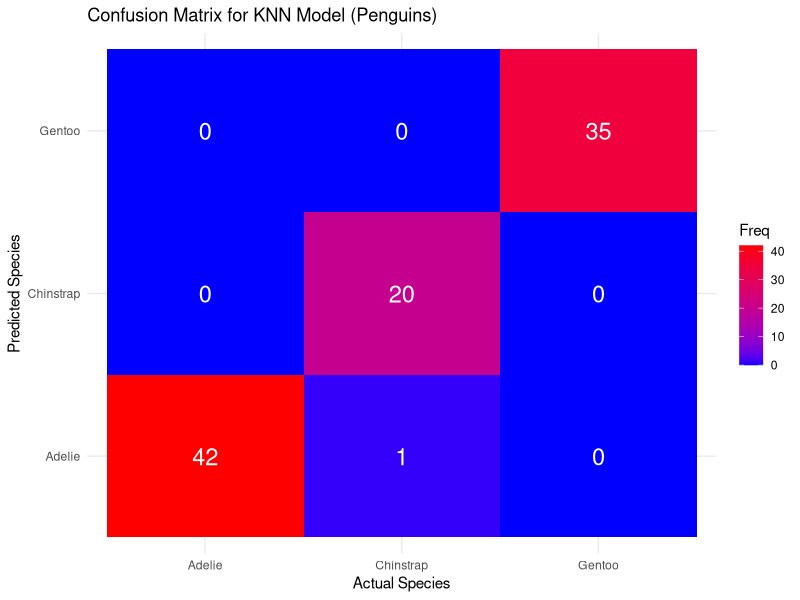

This figure's R source:
## ---- chunk 1
knitr::opts_chunk$set(echo = TRUE)
required_packages <- c("caret", "palmerpenguins", "dplyr", "ggplot2")
new_packages <- required_packages[!required_packages %in% installed.packages()[, "Package"]]
if(length(new_packages) > 0) install.packages(new_packages)
library(caret)
library(palmerpenguins)
library(dplyr)
library(ggplot2)
## ---- chunk 2
data("penguins", package = "palmerpenguins")
penguins_clean <- penguins %>%
  filter(!is.na(species),
         !is.na(bill_length_mm),
         !is.na(bill_depth_mm),
         !is.na(body_mass_g),
         !is.na(sex),
         !is.na(island)) %>%
  mutate(
    species = as.factor(species),
    island = as.factor(island),
    sex = as.factor(sex)
  )

#Quck preview of the cleaned data
head(penguins_clean)
## ---- chunk 3
# One-hot encode categorical variables using caret's dummyVars
dummy_model <- dummyVars("~ .", data = penguins_clean[, -which(names(penguins_clean) == "species")])
penguins_numeric <- as.data.frame(predict(dummy_model, newdata = penguins_clean))

# Standardize the predictors
preProcValues <- preProcess(penguins_numeric, method = c("center", "scale"))
penguins_scaled <- predict(preProcValues, penguins_numeric)

# Final dataset: predictors and target variable
predictors <- penguins_scaled
target <- penguins_clean$species
## ---- chunk 4
set.seed(123)
train_index <- createDataPartition(target, p = 0.7, list = FALSE)
train_predictors <- predictors[train_index,]
test_predictors <- predictors[-train_index,]
train_target <- target[train_index]
test_target <- target[-train_index]
## ---- chunk 5
# Define cross-validation method
fitControl <- trainControl(method = "cv", number = 5)

# Define a grid for tuning the number of neighbors
knnGrid <- expand.grid(k = c(3, 5, 7, 9))

# Train the KNN model using caret
set.seed(1234)
knn_model <- train(
  x = train_predictors,
  y = train_target,
  method = "knn",
  trControl = fitControl,
  tuneGrid = knnGrid
)

print(knn_model)
## ---- chunk 6
# Generate predictions on the test set
knn_predictions <- predict(knn_model, newdata = test_predictors)

# Evaluate performance with a confusion matrix
conf_mat <- confusionMatrix(knn_predictions, test_target)
print(conf_mat)
## ---- chunk 7
# Convert confusion matrix table to a data frame
conf_df <- as.data.frame(conf_mat$table)
colnames(conf_df) <- c("Reference", "Prediction", "Freq")

ggplot(data = conf_df, aes(x = Reference, y = Prediction, fill = Freq)) +
  geom_tile() +
  geom_text(aes(label = Freq), color = "white", size = 6) +
  scale_fill_gradient(low = "blue", high = "red") +
  labs(title = "Confusion Matrix for KNN Model (Penguins)", 
       x = "Actual Species", y = "Predicted Species") +
  theme_minimal()
